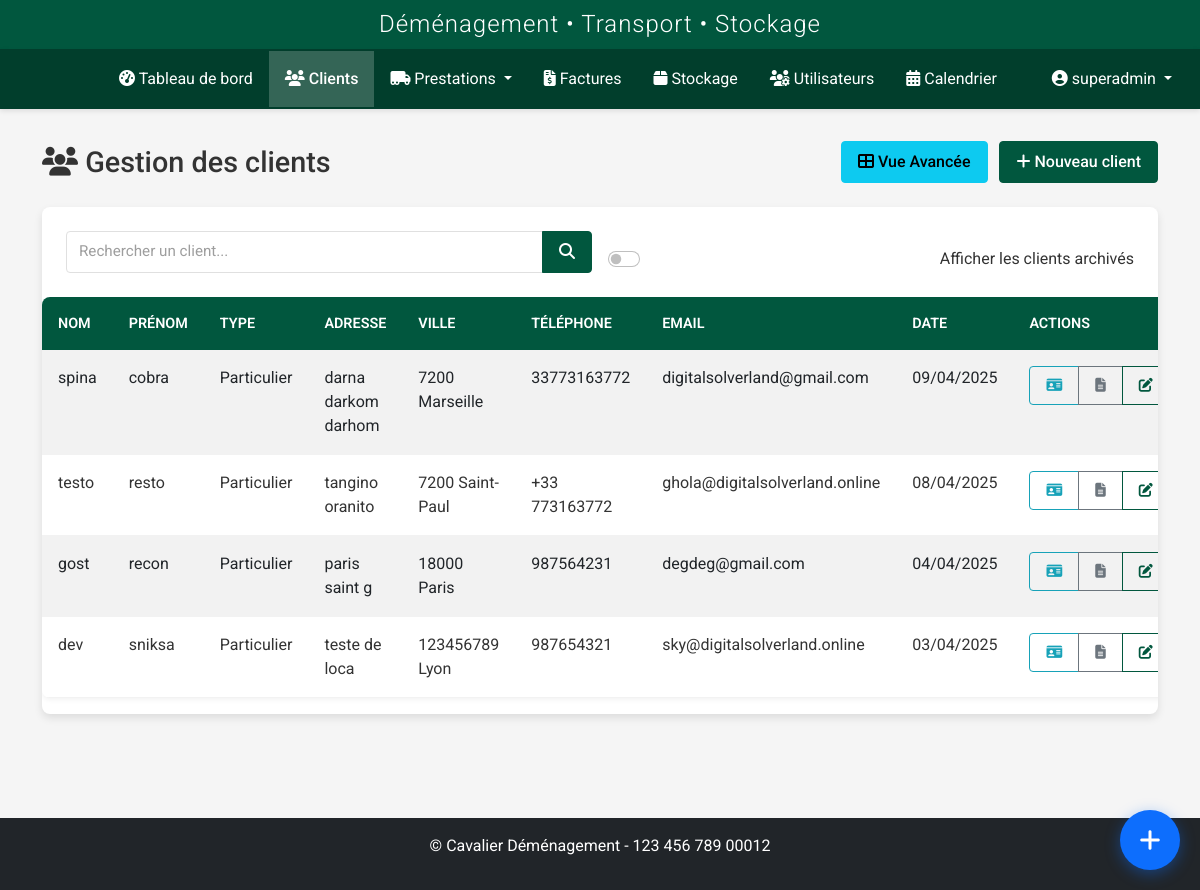
Screenshot of /clients/clients (signed in) with the database file from the repository.
### models.py (models this page shows, shortened)
class User(UserMixin, db.Model):
    id = db.Column(db.Integer, primary_key=True)
    nom = db.Column(db.String(64), nullable=False)
    prenom = db.Column(db.String(64), nullable=False)
    username = db.Column(db.String(64), unique=True, nullable=False)
    email = db.Column(db.String(120), unique=True, nullable=True)
    password_hash = db.Column(db.String(256), nullable=False)
    role = db.Column(db.String(20), nullable=False, default='transporteur')
    statut = db.Column(db.String(20), nullable=False, default='actif')
    vehicule = db.Column(db.String(100), nullable=True)
    type_vehicule_id = db.Column(db.Integer, db.ForeignKey('type_vehicule.id'), nullable=True)
    permis_conduire = db.Column(db.String(50), nullable=True)
    notes = db.Column(db.Text, nullable=True)
    derniere_connexion = db.Column(db.DateTime, nullable=True)
    date_creation = db.Column(db.DateTime, nullable=False, default=datetime.utcnow)
    prestations = db.relationship('Prestation', secondary=prestation_transporteurs, back_populates='transporteurs')
    type_vehicule = db.relationship('TypeVehicule', backref='transporteurs')
    def is_admin(self):
        return self.role in ['admin', 'super_admin']

class Client(db.Model):
    id = db.Column(db.Integer, primary_key=True)
    nom = db.Column(db.String(64), nullable=False)
    prenom = db.Column(db.String(64), nullable=False)
    adresse = db.Column(db.Text, nullable=True)
    code_postal = db.Column(db.String(10), nullable=True)
    ville = db.Column(db.String(64), nullable=True)
    pays = db.Column(db.String(64), default='France')
    telephone = db.Column(db.String(20), nullable=True)
    email = db.Column(db.String(120), nullable=True)
    type_client = db.Column(db.String(50), nullable=True)
    tags = db.Column(db.Text, nullable=True)
    statut = db.Column(db.String(20), default='actif')
    archive = db.Column(db.Boolean, default=False)
    date_creation = db.Column(db.DateTime, nullable=False, default=datetime.utcnow)
    prestations_principales = db.relationship('Prestation', backref=db.backref('client_principal', lazy=True), lazy=True, foreign_keys="Prestation.client_id")
    prestations_supplementaires = db.relationship('Prestation', secondary=prestation_clients, back_populates='clients_supplementaires')
    factures = db.relationship('Facture', backref='client', lazy=True)

### routes/client.py (the view, shortened to what this page needs)
@client_bp.route('/clients')
@login_required
def index():
    form = SearchClientForm()
    query = request.args.get('query', '')
    show_archived = request.args.get('archives', type=bool, default=False)
    clients_query = Client.query
    if not show_archived:
        clients_query = clients_query.filter_by(archive=False)
    clients = clients_query.order_by(Client.date_creation.desc()).all()
    return render_template(
        'clients/index.html',
        title='Gestion des Clients',
        clients=clients,
        form=form,
        query=query,
        search_query=query,
        show_archived=show_archived
    )

### forms.py
class SearchClientForm(FlaskForm):
    query = StringField('Rechercher un client...')
    archives = BooleanField('Afficher les clients archivés')
    submit = SubmitField('Rechercher')

### templates/clients/index.html (shortened to what this page needs)
{% extends 'base.html' %}
{% block content %}
<div class="client-page">
    <div class="page-title">
        <h1><i class="fas fa-users"></i> Gestion des clients</h1>
        <div>
            <a href="{{ url_for('client.liste') }}" class="btn btn-info me-2">
                <i class="fas fa-th-large"></i> Vue Avancée
            </a>
            <a href="{{ url_for('client.add') }}" class="btn btn-primary">
                <i class="fas fa-plus"></i> Nouveau client
            </a>
        </div>
    </div>
    <div class="card">
        <div class="card-body">
            <form method="GET" action="{{ url_for('client.index') }}" class="row g-3 align-items-end">
                <div class="col-md-6">
                    <div class="input-group">
                        <input type="text" name="query" id="client-search" class="form-control" placeholder="Rechercher un client..." value="{{ search_query }}">
                        <button type="submit" class="btn btn-primary">
                            <i class="fas fa-search"></i>
                        </button>
                    </div>
                </div>
                <div class="col-md-6 text-md-end">
                    <div class="form-check form-switch">
                        <input class="form-check-input" type="checkbox" id="archive-toggle" name="archives" {% if show_archived %}checked{% endif %} onchange="this.form.submit()">
                        <label class="form-check-label" for="archive-toggle">Afficher les clients archivés</label>
                    </div>
                </div>
            </form>
        </div>
        <div class="table-responsive">
            <table class="table table-hover table-striped">
                <thead>
                    <tr>
                        <th>Nom</th>
                        <th>Prénom</th>
                        <th>Type</th>
                        <th>Adresse</th>
                        <th>Ville</th>
                        <th>Téléphone</th>
                        <th>Email</th>
                        <th>Date</th>
                        <th>Actions</th>
                    </tr>
                </thead>
                <tbody>
                    {% if clients %}
                        {% for client in clients %}
                            <tr {% if client.archive %}class="table-secondary"{% endif %}>
                                <td>{{ client.nom }}</td>
                                <td>{{ client.prenom }}</td>
                                <td>{{ client.type_client }}</td>
                                <td>{{ client.adresse|truncate(20) }}</td>
                                <td>
                                  {% if client.code_postal or client.ville %}
                                    {{ client.code_postal }} {{ client.ville }}
                                  {% endif %}
                                </td>
                                <td>{{ client.telephone }}</td>
                                <td>{{ client.email }}</td>
                                <td>{{ client.date_creation.strftime('%d/%m/%Y') }}</td>
                                <td>
                                    <div class="btn-group btn-group-sm">
                                        <a href="{{ url_for('client.details', id=client.id) }}" class="btn btn-outline-info" title="Fiche client">
                                            <i class="fas fa-id-card"></i>
                                        </a>
                                        <a href="{{ url_for('documents.client_documents', client_id=client.id) }}" class="btn btn-outline-secondary" title="Documents">
                                            <i class="fas fa-file-alt"></i>
                                        </a>
                                        <a href="{{ url_for('client.edit', id=client.id) }}" class="btn btn-outline-primary" title="Modifier">
                                            <i class="fas fa-edit"></i>
                                        </a>
                                    </div>
                                </td>
                            </tr>
                        {% endfor %}
                    {% endif %}
                </tbody>
            </table>
        </div>
    </div>
</div>
{% endblock %}

### templates/base.html (shortened to what this page needs)
<!DOCTYPE html>
<html lang="fr">
<head>
    <link href="https://cdn.jsdelivr.net/npm/bootstrap@5.2.3/dist/css/bootstrap.min.css" rel="stylesheet">
    <link rel="stylesheet" href="https://cdnjs.cloudflare.com/ajax/libs/font-awesome/6.2.1/css/all.min.css">
    <link href="https://cdn.jsdelivr.net/npm/fullcalendar@5.11.3/main.min.css" rel="stylesheet">
    <link href="https://cdn.jsdelivr.net/npm/summernote@0.8.18/dist/summernote-lite.min.css" rel="stylesheet">
    <link rel="stylesheet" href="{{ url_for('static', filename='css/style.css') }}">
    <link rel="stylesheet" href="{{ url_for('static', filename='css/notification-flash.css') }}">
    <link rel="stylesheet" href="{{ url_for('static', filename='css/prestations.css') }}">
    <link rel="stylesheet" href="{{ url_for('static', filename='css/custom-calendar.css') }}">
    <link rel="stylesheet" href="{{ url_for('static', filename='css/navbar-logos.css') }}">
    <link rel="stylesheet" href="{{ url_for('static', filename='css/whatsapp-buttons.css') }}">
    <link rel="stylesheet" href="{{ url_for('static', filename='css/quick-access-bubble.css') }}">
</head>
<body {% if current_user.is_authenticated %}data-user-role="{{ current_user.role }}"{% endif %}>
    {% if current_user.is_authenticated %}
        <header>
            <div class="app-header">
                <h2>Déménagement • Transport • Stockage</h2>
            </div>
            <nav class="navbar navbar-dark navbar-expand-lg">
                <div class="container-fluid">
                    <a class="navbar-brand" href="{{ url_for('dashboard.index') }}">
                        <div class="logo-slideshow">
                        </div>
                    </a>
                    <div class="collapse navbar-collapse" id="navbarMain">
                        <ul class="navbar-nav me-auto mb-2 mb-lg-0">
                            <li class="nav-item">
                                <a class="nav-link {% if request.endpoint == 'dashboard.index' %}active{% endif %}" href="{{ url_for('dashboard.index') }}">
                                    <i class="fas fa-tachometer-alt"></i> Tableau de bord
                                </a>
                            </li>
                            <li class="nav-item">
                                <a class="nav-link {% if request.endpoint.startswith('client.') %}active{% endif %}" href="{{ url_for('client.index') }}">
                                    <i class="fas fa-users"></i> Clients
                                </a>
                            </li>
                            <li class="nav-item dropdown">
                                <a class="nav-link dropdown-toggle {% if request.endpoint.startswith('prestation.') %}active{% endif %}" href="#" id="prestationsDropdown" role="button" data-bs-toggle="dropdown" aria-expanded="false">
                                    <i class="fas fa-truck-moving"></i> Prestations
                                </a>
                            </li>
                            <li class="nav-item">
                                <a class="nav-link {% if request.endpoint.startswith('facture.') %}active{% endif %}" href="{{ url_for('facture.index') }}">
                                    <i class="fas fa-file-invoice-dollar"></i> Factures
                                </a>
                            </li>
                            <li class="nav-item">
                                <a class="nav-link {% if request.endpoint.startswith('stockage.') %}active{% endif %}" href="{{ url_for('stockage.index') }}">
                                    <i class="fas fa-box"></i> Stockage
                                </a>
                            </li>
                            {% if current_user.is_admin %}
                            <li class="nav-item">
                                <a class="nav-link {% if request.endpoint.startswith('user.') %}active{% endif %}" href="{{ url_for('user.index') }}">
                                    <i class="fas fa-users-cog"></i> Utilisateurs
                                </a>
                            </li>
                            {% endif %}
                            <li class="nav-item">
                                <a class="nav-link {% if request.endpoint.startswith('calendrier.') %}active{% endif %}" href="{{ url_for('calendrier.fullscreen') }}">
                                    <i class="fas fa-calendar-alt"></i> Calendrier
                                </a>
                            </li>
                        </ul>
                        <ul class="navbar-nav">
                            <li class="nav-item dropdown">
                                <a class="nav-link dropdown-toggle" href="#" id="userDropdown" role="button" data-bs-toggle="dropdown">
                                    <i class="fas fa-user-circle"></i> {{ current_user.username }}
                                </a>
                            </li>
                        </ul>
                    </div>
                </div>
            </nav>
        </header>
        <main class="main-content">
            <div class="container">
                {% block content %}{% endblock %}
            </div>
        </main>
        <footer class="mt-5 py-3 bg-dark text-white">
            <div class="container text-center">
                <p>&copy; {{ config.COMPANY_FULL_NAME }} - {{ config.COMPANY_SIRET }}</p>
            </div>
        </footer>
    {% else %}
        <main class="main-content">
            <div class="container">
                {% block auth_content %}{% endblock %}
            </div>
        </main>
    {% endif %}
</body>
</html>

### static/css/style.css (style rules this page uses)
:root { --primary-color: #01573e; --primary-light: #0a8f6c; --primary-dark: #013e2c; --secondary-color: #e0e0e0; --secondary-light: #f5f5f5; --secondary-dark: #9e9e9e; --light-color: #ffffff; --dark-color: #333333; --danger-color: #DC3545; --success-color: #28A745; --warning-color: #FFC107; --info-color: #17A2B8; }
body { font-family: 'Roboto', sans-serif; background-color: var(--secondary-light); color: var(--dark-color); min-height: 100vh; display: flex; flex-direction: column; }
.app-header { background: var(--primary-color); color: var(--light-color); padding: 10px 0; text-align: center; box-shadow: 0 2px 10px rgba(0, 0, 0, 0.1); }
.app-header h2 { margin: 0; font-size: 1.5rem; font-weight: 300; letter-spacing: 1px; }
.navbar { background-color: var(--primary-dark); padding: 0; box-shadow: 0 2px 5px rgba(0, 0, 0, 0.1); }
.navbar-brand { padding: 0.5rem 1rem; }
.navbar-dark .navbar-nav .nav-link { color: var(--light-color); padding: 1rem; transition: all 0.3s ease; }
.navbar-dark .navbar-nav .nav-link.active { background-color: rgba(255, 255, 255, 0.2); color: var(--light-color); font-weight: 500; }
.main-content { flex: 1; padding: 2rem 0; }
.page-title { display: flex; justify-content: space-between; align-items: center; margin-bottom: 1.5rem; }
.page-title h1 { font-size: 1.8rem; font-weight: 500; margin: 0; }
.card { background-color: var(--light-color); border: none; border-radius: 8px; box-shadow: 0 4px 8px rgba(0, 0, 0, 0.1); margin-bottom: 1.5rem; transition: transform 0.3s ease, box-shadow 0.3s ease; color: var(--dark-color); }
.card-body { padding: 1.5rem; }
.table { color: var(--dark-color); background-color: var(--light-color); border-radius: 8px; overflow: hidden; box-shadow: 0 2px 5px rgba(0, 0, 0, 0.05); }
.table thead th { background-color: var(--primary-color); border-bottom: 0; color: var(--light-color); font-weight: 600; text-transform: uppercase; padding: 1rem; font-size: 0.9rem; }
.table tbody tr { transition: background-color 0.3s ease; border-bottom: 1px solid rgba(0, 0, 0, 0.05); }
.table tbody td { padding: 1rem; color: var(--dark-color); }
a { color: var(--primary-color); transition: all 0.3s ease; }
.form-control { background-color: var(--light-color); border: 1px solid #e0e0e0; color: var(--dark-color); transition: all 0.3s ease; font-size: 0.95rem; border-radius: 4px; }
.form-control::placeholder { color: #9e9e9e; }
.btn { font-weight: 500; padding: 0.5rem 1rem; border-radius: 4px; transition: all 0.3s ease; }
.btn-primary { background-color: var(--primary-color); border-color: var(--primary-color); color: var(--light-color); }
.btn-outline-info { color: #17a2b8; border-color: #17a2b8; }
.btn-outline-primary { color: var(--primary-color); border-color: var(--primary-color); }
footer { background-color: var(--primary-dark); color: rgba(255, 255, 255, 0.8); padding: 1rem 0; margin-top: auto; text-align: center; }

### static/css/custom-calendar.css (style rules this page uses)
:root { --fc-button-bg-color: #1a1a2e; --fc-button-border-color: #16213e; --fc-button-hover-bg-color: #0f3460; --fc-button-hover-border-color: #0f3460; --fc-button-active-bg-color: #0f3460; --fc-button-active-border-color: #0f3460; }
.navbar-brand { padding: 0; height: 60px; display: flex; align-items: center; }

### static/css/navbar-logos.css (style rules this page uses)
.logo-slideshow { position: relative; height: 60px; width: 60px; overflow: hidden; margin-right: 15px; }

### rows the page displays
User: username "superadmin"
Client: nom "spina", prenom "cobra", type_client "Particulier", adresse "darna darkom darhom", code_postal "7200", ville "Marseille", telephone "33773163772", email "digitalsolverland@gmail.com", date_creation "09/04/2025"
Client: nom "testo", prenom "resto", type_client "Particulier", adresse "tangino oranito", code_postal "7200", ville "Saint-Paul", telephone "+33 773163772", email "ghola@digitalsolverland.online", date_creation "08/04/2025"
Client: nom "gost", prenom "recon", type_client "Particulier", adresse "paris saint g", code_postal "18000", ville "Paris", telephone "987564231", email "degdeg@gmail.com", date_creation "04/04/2025"
Client: nom "dev", prenom "sniksa", type_client "Particulier", adresse "teste de loca", code_postal "123456789", ville "Lyon", telephone "987654321", email "sky@digitalsolverland.online", date_creation "03/04/2025"

### other values shown
{{ config.COMPANY_FULL_NAME }} "Cavalier Déménagement"
{{ config.COMPANY_SIRET }} "123 456 789 00012"
